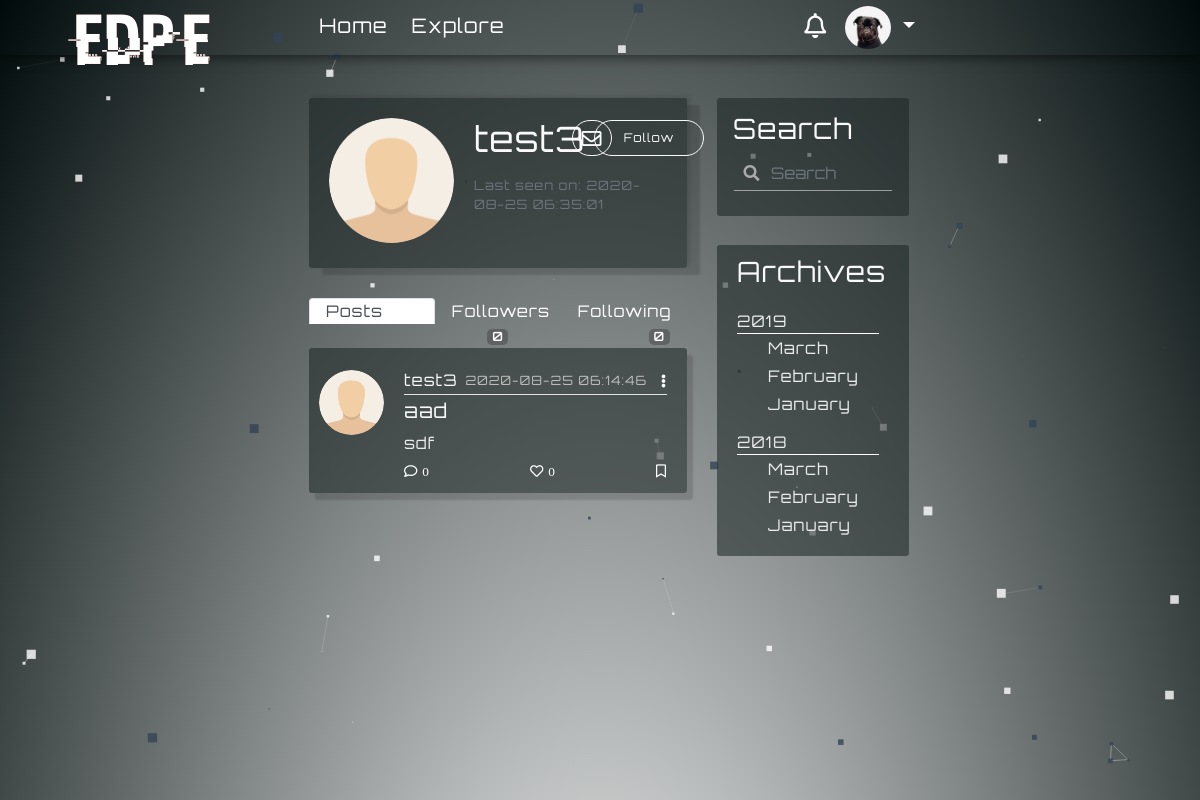
Screenshot of /user/test3 (signed in) with the database file from the repository.
### myBlogApp/models.py (models this page shows, shortened)
class User(UserMixin, db.Model):
    id = db.Column(db.Integer, primary_key=True)
    username = db.Column(db.String(64), index=True, unique=True)
    email = db.Column(db.String(120), index=True, unique=True)
    image_file = db.Column(db.String(200), default='default.png')
    password_hash = db.Column(db.String(128))
    about_me = db.Column(db.String(140))
    last_seen = db.Column(db.DateTime, default=datetime.utcnow())
    posts = db.relationship('Post', backref='author', foreign_keys='Post.user_id', lazy=True)
    comments = db.relationship('Comment', backref='c_author', foreign_keys='Comment.author_id', lazy='dynamic')
    followed = db.relationship(
        'User', secondary=followers,
        primaryjoin=(followers.c.follower_id == id),
        secondaryjoin=(followers.c.followed_id == id),
        backref=db.backref('followers', lazy='dynamic'), lazy='dynamic')
    liked = db.relationship('Like_Post', foreign_keys='Like_Post.liked_user_id', backref='liked_author', lazy='dynamic')
    message_sent = db.relationship('Message', foreign_keys='Message.sender_id', backref='author', lazy='dynamic')
    message_received = db.relationship('Message', foreign_keys='Message.recipient_id', backref='recipient', lazy='dynamic')
    last_message_read_time = db.Column(db.DateTime)
    notifications = db.relationship('Notification', foreign_keys='Notification.notification_user_id',
                                    backref='notification_user', lazy='dynamic')
    def new_messages(self):
        last_read_time = self.last_message_read_time or datetime(1900, 1, 1)
        return Message.query.filter_by(recipient=self).filter(Message.timestamp > last_read_time).count()
    def has_liked_post(self, post):
        return Like_Post.query.filter(
            Like_Post.liked_user_id == self.id,
            Like_Post.liked_post_id == post.id).count() > 0
    def is_following(self, user):
        return self.followed.filter(
            followers.c.followed_id == user.id).count() > 0

class SearchableMixin(object):
    @classmethod
    def before_commit(cls, session):
        session._changes = {
            'add': list(session.new),
            'update': list(session.dirty),
            'delete': list(session.deleted)
        }
    @classmethod
    def after_commit(cls, session):
        for obj in session._changes['add']:
            if isinstance(obj, SearchableMixin):
                add_to_index(obj.__tablename__, obj)
        for obj in session._changes['update']:
            if isinstance(obj, SearchableMixin):
                add_to_index(obj.__tablename__, obj)
        for obj in session._changes['delete']:
            if isinstance(obj, SearchableMixin):
                remove_from_index(obj.__tablename__, obj)
        session._changes = None

class Post(SearchableMixin, db.Model):
    __searchable__ = ['body']
    id = db.Column(db.Integer, primary_key=True)
    title = db.Column(db.String(100))
    body = db.Column(db.String(140))
    post_picture = db.Column(db.String(200))
    timestamp = db.Column(db.DateTime, index=True, default=datetime.utcnow)
    user_id = db.Column(db.Integer, db.ForeignKey('user.id'))
    comment = db.relationship('Comment', backref='post', foreign_keys='Comment.post_id', lazy='dynamic')
    comment_num = db.Column(db.Integer, default=0)
    likes = db.relationship('Like_Post', backref='l_post', lazy='dynamic')

### myBlogApp/routes.py (the view)
@app.route('/user/<string:username>', methods=['POST', 'GET'])
@login_required
def user_posts(username):
    if request.method == 'POST':
        following_name = request.get_json()
        boolean = check_if_following(following_name)
        return jsonify({'error': boolean})
    page = request.args.get('page', 1, type=int)
    user = User.query.filter_by(username=username).first_or_404()
    posts = Post.query.filter_by(author=user).order_by(Post.timestamp.desc()).paginate(page=page, per_page=1000)
    return render_template('profile-dashboard.html', title='Users Posts', posts=posts, user=user)

### myBlogApp/form.py
class SearchForm(FlaskForm):
    q = StringField('Search', validators=[DataRequired()])
    def __init__(self, *args, **kwargs):
        if 'formdata' not in kwargs:
            kwargs['formdata'] = request.args
        if 'csrf_enabled' not in kwargs:
            kwargs['csrf_enabled'] = False
        super(SearchForm, self).__init__(*args, **kwargs)

### myBlogApp/models.py (called while the page is built)
@login.user_loader
def load_user(id):
    return User.query.get(int(id))

### myBlogApp/routes.py (called while the page is built)
@app.before_request
def before_request():
    if current_user.is_authenticated:
        current_user.last_seen = datetime.utcnow()
        db.session.commit()
        g.search_form = SearchForm()

### myBlogApp/templates/profile-dashboard.html (shortened to what this page needs)
{% extends 'base.html' %}
{% block content %}
    <div class="content-section box-s-control">
        <div class="media">
            <img class="rounded-circle account-img" src="{{ url_for('static', filename='profile/' + user.image_file) }}">
            <div class="media-body">
                <div style=" justify-content: space-between; margin-left: 0" class="row">
                    <h3 class="account-heading heading-margin-control">{{ user.username }}</h3>
                    {% if user != current_user %}
                        <a class="envelope-position" href="{{ url_for('send_message', recipient=user.username) }}"><i class="far fa-envelope message-icon-position"></i></a>
                    {% endif %}
                   {% if user == current_user %}
                            <a class="btn btn-profile" id="edit-profile" rel="6" data-toggle="modal" data-target="#exampleModalCenter3" href="{{ url_for('user')}}">Edit profile</a>
                            {% elif not current_user.is_following(user) %}
                            <a  class="btn btn-profile" id="f_f" rel="{{ url_for('follow', username=user.username) }}" href="javascript:">Follow</a>
                            {% else %}
                            <a  class="btn btn-profile" id="uf_f" rel="{{ url_for('unfollow', username=user.username) }}" href="javascript:">Unfollow</a>
                            {% endif %}
                    </div>
                    {% if user.last_seen %}<p class="p-margin-control text-secondary">Last seen on: {{ user.last_seen.strftime('%Y-%m-%d %T') }}</p>{% endif %}
            </div>
        </div>
    </div>
    <ul class="nav nav-tabs tab-border-control " id="myTab" role="tablist">
      <li class="nav-item equel-width">
        <a class="nav-link active tab-btn" style="text-align: start" id="home-tab" data-toggle="tab" href="#home" role="tab" aria-controls="home" aria-selected="true">Posts</a>
      </li>
      <li class="nav-item equel-width">
        <a class="nav-link tab-btn" style="text-align: center" id="profile-tab " data-toggle="tab" href="#profile" role="tab" aria-controls="profile" aria-selected="false">Followers <span class="badge badge-secondary badge-color-control">{{ user.followers.count() }}</span></a>
      </li>
      <li class="nav-item equel-width">
        <a class="nav-link tab-btn" style="text-align: end" id="contact-tab " data-toggle="tab" href="#contact" role="tab" aria-controls="contact" aria-selected="false">Following <span class="badge badge-secondary badge-color-control">{{ user.followed.count() }}</span></a>
      </li>
    </ul>
    <div class="tab-content" id="myTabContent">
      <div class="tab-pane fade show active " id="home" role="tabpanel" aria-labelledby="home-tab">
          {% include 'post_on_profile.html' %}
      </div>
    </div>
{% endblock %}

### myBlogApp/templates/navbar.html (shortened to what this page needs)
<nav class="navbar fixed-top navbar-expand-lg scrolling-navbar font-control">
    <div class="collapse navbar-collapse" id="navbarSupportedContent">
      <a class="navbar-brand nav-margin-control logo-style" href="{{ url_for('home') }}"><div class="logo-font glitch-effect" data-text="EDPE">EDPE</div> </a>
      <ul class="navbar-nav mr-auto">
        <li class="nav-item active">
          <a class=" hover-control link-control padding-control" id="homeLink" href={{ url_for("home")}}>Home</a>
        </li>
        <li class="nav-item">
          <a class=" hover-control link-control padding-control" id="exploreLink" href={{ url_for("explore")}}>Explore</a>
        </li>
      </ul>
      {% if current_user.is_anonymous %}
          <a class="btn btn-outline-white btn-outline login-button-margin-control js-anchor1"  data-toggle="modal" data-backdrop="false" data-target="#modalForLogin" href="{{ url_for('login')}}">login</a>
      {% else %}
        <a href='{{url_for('messages')}}' class="notification">
          <i class="far fa-bell bell-size"></i>
            {% set new_messages = current_user.new_messages() %}
        </a>
      {% endif %}
        <div>
        {% if current_user.is_anonymous %}
            <a class="btn btn-outline-white btn-outline signup-button-margin-control js-anchor2"  data-toggle="modal" data-target="#exampleModalCenter1"  data-backdrop="false" href="{{ url_for('register')}}">Sign Up</a>
        {% else %}
            <ul class="navbar-nav" id="nav">
                <li class="nav-item dropdown">
                    <a class="nav-link dropdown-toggle" href="#" id="navbarDropdownMenuLink1" role="button" data-toggle="dropdown" aria-haspopup="true" aria-expanded="false" >
                      {% if current_user.is_anonymous %}
                        <img class="rounded-circle avatar" src="{{  url_for('static', filename='profile/default.png' )}}">
                        {% else %}
                       <img class="rounded-circle avatar" src="{{  url_for('static', filename='profile/' + current_user.image_file)}}">
                        {% endif %}
                    </a>
                </li>
             </ul>
        {% endif %}
        </div>
    </div>
</nav>

### myBlogApp/templates/post_on_profile.html (shortened to what this page needs)
{% for post in posts.items %}
    <article class="media content-section border-w-0 art-link">
        <a class="mr-1"  href="{{ url_for('user_posts', username=post.author.username) }}">
            <img class="rounded-circle article-img" src="{{ url_for('static', filename = 'profile/' + post.author.image_file) }}">
    </a>
      <div class="media-body">
        <div class="article-metadata space-control">
          <a class="mr-2" style="font-weight: 500" href="{{ url_for('user_posts', username=post.author.username) }}">{{ post.author.username }}</a>
          <small class=" small-margin-control ">{{ post.timestamp.strftime('%Y-%m-%d %T') }}</small>
                <div class="dropdown">
                     <a class="comment-color dropdown-toggle toggle-remove", id="navbarDropdownMenuLink2" data-toggle="dropdown" aria-haspopup="true" aria-expanded="false" href="#"><i class="fas fa-ellipsis-v immune-click add-padding"></i></a>
                </div>
        </div>
        <h5><a class="article-title" href="{{ url_for('post', post_id = post.id) }}">{{ post.title }}</a></h5>
        <p class="article-content">{{ post.body }}</p>
         <div class="article-metadata pm-control check-index-for-like-profile space-control" >
            <a class="comment-color", id="addComments" data-toggle="modal" data-target="#exampleModalCenter2" rel="6"  href="{{ url_for('addComments', post_id= post.id) }}"><i class="far fa-comment i-margin-control immune-click">{{ post.comment_num }}</i></a>
            {% if current_user.has_liked_post(post)%}
                <a class="comment-color like-link-home hide-for-like ", id="l_l" rel="{{ url_for('like', post_id = post.id) }}" href="javascript:"><i class="far fa-heart i-margin-control i-unlike immune-click">{{post.likes.count()}}</i></a>
                <a class="comment-color unlike-link-home", id="ul_l" rel="{{ url_for('unlike', post_id = post.id) }}" href="javascript:"><i class="fas fa-heart i-margin-control i-color-change i-like immune-click">{{post.likes.count()}}</i></a>
            {% else %}
                <a class="comment-color like-link-home ", id="l_l" rel="{{ url_for('like', post_id = post.id) }}" href="javascript:"><i class="far fa-heart i-margin-control i-like immune-click">{{post.likes.count()}}</i></a>
            {% endif %}
            <a class="comment-color",   href="#"><i class="far fa-bookmark immune-click"></i></a>
         </div>
      </div>
    </article>
{% endfor %}

### myBlogApp/static/temp212.css (style rules this page uses)
:root { --input-padding-x: 1.5rem; --input-padding-y: 0.75rem; }
a { color: #f9f9f9; }
html { overflow: auto; height: 100%; }
p { margin-bottom: 0; }
.form-control-change { background-image: linear-gradient(0deg, #fdca47 2px,rgba(0,150,136,0) 0),linear-gradient(0deg, #ffffff8c 1px,transparent 0); }
.form-control-change { background-repeat: no-repeat; background-position-x: center, 50%; background-position-y: bottom, calc(100% - 1px); background-size: 0 100%,100% 100%; border: 0; transition: background 0s ease-out; padding-left: 0; padding-right: 0; }
.form-control { color: #FFFFFF8c; }
.logo-font { font-family: hackedregular, sans-serif; font-size: 6vw; }
.glitch-effect::before,.glitch-effect::after { content: attr(data-text); position: absolute; top: 0; left: 0; width: 100%; height: 100%; z-index: -1; }
.glitch-effect::before { color: #333333; animation: glitch-effect 3s infinite; }
.glitch-effect::after { color: #b96760; animation: glitch-effect 2s infinite; }

### myBlogApp/static/nav84.css (style rules this page uses)
.navbar { background: transparent; box-shadow: 0 2px 11px 1px rgba(0,0,0,0.5); padding: 6px 20px; }
.link-control { position: relative; text-decoration: none }
.padding-control { bottom: 2px; padding-bottom: 8px; padding-right: 2px; padding-left: 2px; margin-right: 20px; color: #fff; }
.link-control:before { content: ""; position: absolute; width: 100%; height: 8px; bottom: -8px; left: 0; background-color: #ce324c ; visibility: hidden; -webkit-transform: scaleX(0); transform: scaleX(0); -webkit-transition: all 0.3s ease-in-out 0s; transition: all 0.3s ease-in-out 0s; }
.font-control { font-size: 20px; }
.nav-link { color: white; padding-top: 0; padding-bottom: 0; }
.navbar-brand { color: white; }
.avatar { height: 43px; width: 46px; }
.nav-margin-control { font-size: 25px!important; margin: 0 1rem auto 0; padding-top: 0!important; }
@media (min-width: 992px) { .navbar-expand-lg .navbar-collapse { margin: 0 auto; max-width: 53%; padding-left: 20px; } }
.toggle-remove:after { content: none!important; }
.logo-style { position: absolute; z-index: 10000; left: 6%; top: -20%; }
.notification { color: white; text-decoration: none; padding: 0 10px; position: relative; display: inline-block; border-radius: 2px; }
.bell-size { font-size: 25px; }
.equel-width { width: 33.3%; margin-bottom: 0!important; }

### myBlogApp/static/btn-style10.css (style rules this page uses)
.btn-profile { position: absolute; top: 40px; left: 87%; background: none; color: #F9F9F9; width: 110px; height: 36px; border: 1px solid #f9f9f9; font-size: 12px; border-radius: 25px; transition: 0.8s; overflow: hidden; transform: translate(-50%, -50%); padding: 8px 10px; }
.btn-profile:before { content: ''; display: block; position: absolute; background: #333333; width: 60px; height: 100px; left: 0; top: 0; opacity: 0.5; filter: blur(30px); transform: translateX(-130px) skewX(-15deg); }
.btn-profile:after { content: ''; display: block; position: absolute; background: #333333; width: 30px; height: 100%; left: 30px; top: 0; opacity: 0; filter: blur(30px); transform: translate(-100px) skewX(-15deg); }

### myBlogApp/static/search3.css (style rules this page uses)
.has-search .form-control { padding-left: 2.375rem; padding-right:10px; background-color: transparent; }

### rows the page displays
User: image_file (picture)
User: image_file (placeholder picture), username "test3", last_seen "2020-08-25 06:35:01"
Post: image_file (placeholder picture), author.username "test3", timestamp "2020-08-25 06:14:46", title "aad", body "sdf", comment_num "0", likes.count "0"

### other values shown
{{ user.followers.count() }} "0"
{{ user.followed.count() }} "0"
